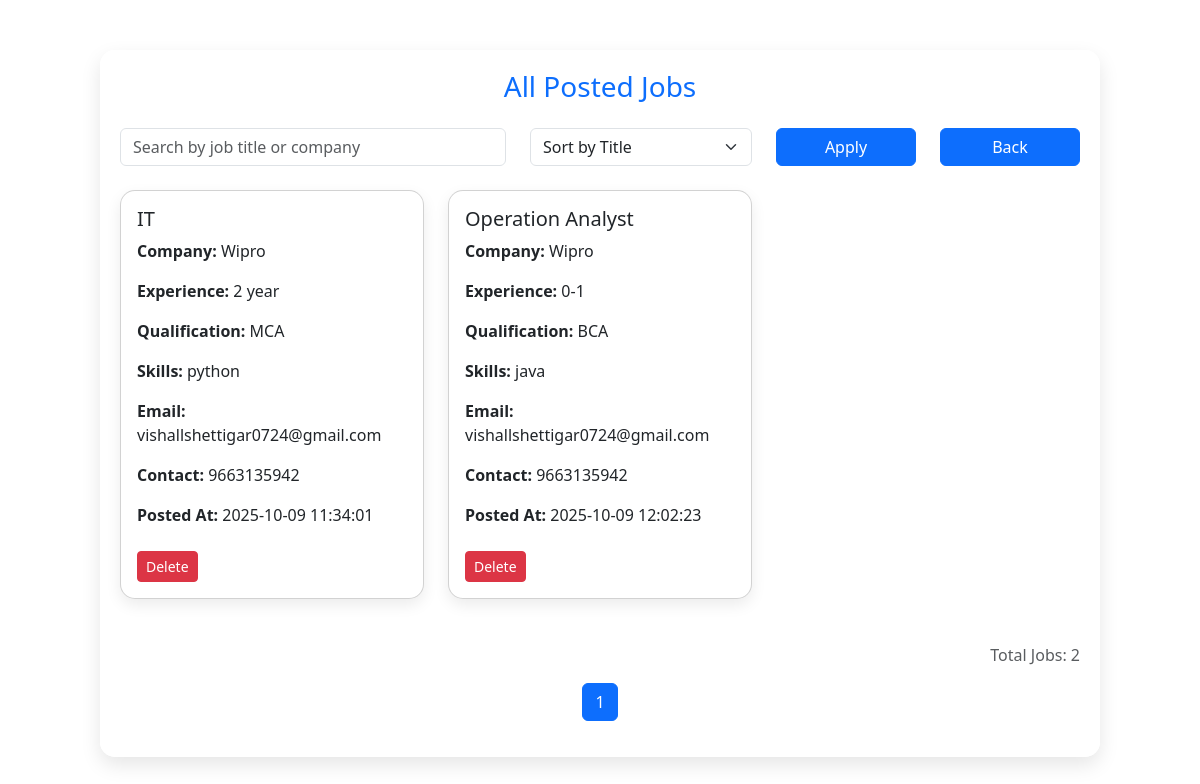
/view-jobs, run on the app's committed database.
### tables this page shows
CREATE TABLE job (
            id INTEGER PRIMARY KEY AUTOINCREMENT,
            recruiter_id INTEGER,
            company TEXT NOT NULL,
            designation TEXT NOT NULL,
            experience_required TEXT,
            qualification TEXT,
            skills_required TEXT,
            contact_number TEXT,
            email TEXT,
            posted_at TEXT DEFAULT CURRENT_TIMESTAMP
        );

### app.py (the view)
@app.route('/view-jobs')
def view_jobs():
    conn = get_db_connection()
    cursor = conn.cursor()
    search = request.args.get('search', '')
    sort = request.args.get('sort', 'designation')
    page = int(request.args.get('page', 1))
    per_page = 6
    query = "SELECT * FROM job"
    params = []
    if search:
        query += " WHERE company LIKE ? OR designation LIKE ? OR skills_required LIKE ?"
        params.extend([f"%{search}%"] * 3)
    query += f" ORDER BY {sort}"
    cursor.execute(query, params)
    all_jobs = cursor.fetchall()
    total = len(all_jobs)
    total_pages = (total + per_page - 1) // per_page
    jobs = all_jobs[(page - 1) * per_page: page * per_page]
    conn.close()
    return render_template(
        "view_jobs.html",
        jobs=[dict(row) for row in jobs],
        page=page,
        total_pages=total_pages,
        total_jobs=total,
        request=request,
        action_status=request.args.get("status")
    )

### app.py (called while the page is built)
def get_db_connection():
    conn = sqlite3.connect('career_counselor.db')
    conn.row_factory = sqlite3.Row
    return conn

### templates/view_jobs.html (shortened to what this page needs)
<!DOCTYPE html>
<html lang="en">
<head>
  <link rel="stylesheet" href="https://cdn.jsdelivr.net/npm/bootstrap@5.3.0/dist/css/bootstrap.min.css">
</head>
<body>
  <div class="container job-container">
    <h3 class="text-center text-primary mb-4">All Posted Jobs</h3>
    <form method="GET" action="/view-jobs" class="row mb-4">
      <div class="col-md-5">
        <input type="text" class="form-control" name="search" placeholder="Search by job title or company" value="{{ request.args.get('search', '') }}">
      </div>
      <div class="col-md-3">
        <select name="sort" class="form-select">
          <option value="title" {% if request.args.get('sort') == 'title' %}selected{% endif %}>Sort by Title</option>
        </select>
      </div>
      <div class="col-md-2">
        <button type="submit" class="btn btn-primary w-100">Apply</button>
      </div>
      <div class="col-md-2">
        <a href="/admin-dashboard" class="btn btn-primary w-100">Back</a>
      </div>
    </form>
    <div class="row">
      {% for job in jobs %}
      <div class="col-md-4">
        <div class="card job-card p-3">
  <h5>{{ job.designation }}</h5>
  <p><strong>Company:</strong> {{ job.company }}</p>
  <p><strong>Experience:</strong> {{ job.experience_required }}</p>
  <p><strong>Qualification:</strong> {{ job.qualification }}</p>
  <p><strong>Skills:</strong> {{ job.skills_required }}</p>
  <p><strong>Email:</strong> {{ job.email }}</p>
  <p><strong>Contact:</strong> {{ job.contact_number }}</p>
  <p><strong>Posted At:</strong> {{ job.posted_at }}</p>
  <div class="mt-2">
    <form action="/delete-job/{{ job.id }}" method="POST" class="d-inline">
      <button type="submit" class="btn btn-danger btn-sm" onclick="return confirm('Are you sure you want to delete this job?')">Delete</button>
    </form>
  </div>
</div>
      </div>
      {% endfor %}
    </div>
    <p class="mt-4 text-end text-muted">Total Jobs: {{ total_jobs }}</p>
    <nav aria-label="Page navigation example">
      <ul class="pagination justify-content-center">
        {% for p in range(1, total_pages + 1) %}
        <li class="page-item {% if p == page %}active{% endif %}"><a class="page-link" href="?page={{ p }}&search={{ request.args.get('search', '') }}&sort={{ request.args.get('sort', '') }}">{{ p }}</a></li>
        {% endfor %}
      </ul>
    </nav>
  </div>
</body>
</html>

### templates/view_jobs.html (style rules this page uses)
body { background: url('https://images.unsplash.com/photo-1498050108023-c5249f4df085?auto=format&fit=crop&w=1950&q=80') no-repeat center center fixed; background-size: cover; font-family: 'Segoe UI', sans-serif; margin: 0; padding-top: 50px; }
.job-container { max-width: 1000px; margin: auto; padding: 20px; background: rgba(255, 255, 255, 0.95); border-radius: 15px; box-shadow: 0 8px 20px rgba(0,0,0,0.1); }
.job-card { margin-bottom: 20px; border-radius: 15px; box-shadow: 0 6px 15px rgba(0,0,0,0.08); animation: fadeIn 0.6s ease-in-out; position: relative; }

### data on the page
job: designation "IT", company "Wipro", experience_required "2 year", qualification "MCA", skills_required "python", email "vishallshettigar0724@gmail.com", contact_number "9663135942", posted_at "2025-10-09 11:34:01"
job: designation "Operation Analyst", company "Wipro", experience_required "0-1", qualification "BCA", skills_required "java", email "vishallshettigar0724@gmail.com", contact_number "9663135942", posted_at "2025-10-09 12:02:23"

### other printed values
{{ total_jobs }} "2"
{{ p }} "1"
